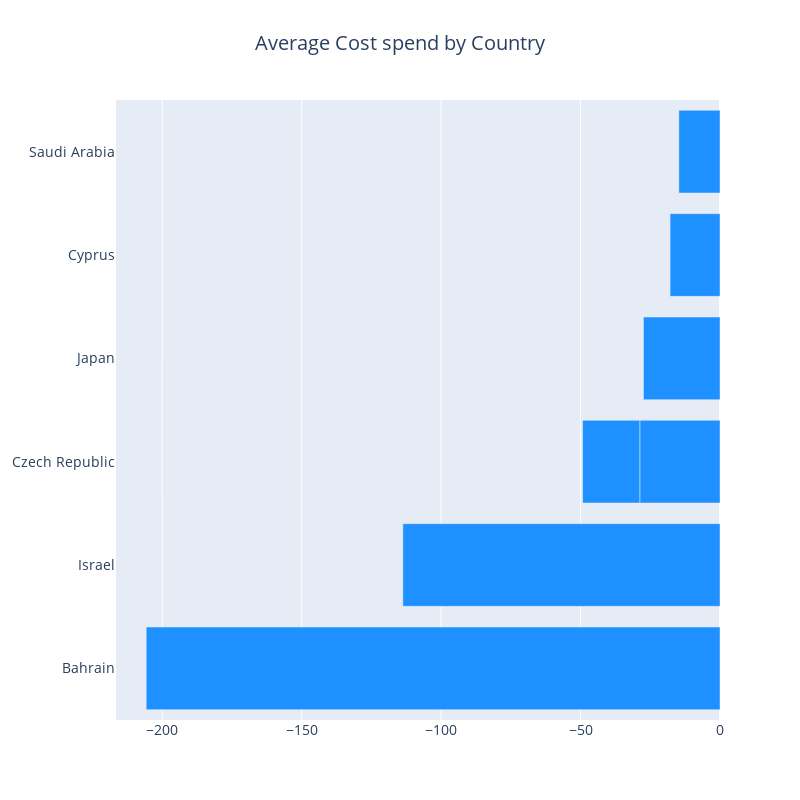

The code cell stored with this chart in its notebook:
### Code cell
temp_df = Data.groupby(["Country","Month"])["TotalCost"].agg(["size", "mean"]).reset_index()
temp_df.columns = ["Country","Month", "Size", "Mean"]
temp_df= temp_df.sort_values(by=['Mean'])

def horizontal_bar_chart(srs, color):
    trace = go.Bar(
        x=temp_df['Mean'].head(7),
        y=temp_df['Country'].head(7),
        showlegend=False,
        orientation = 'h',
        marker=dict(
            color=color,
        ),
    )
    return trace

cnt_srs = temp_df['Mean'].head(7)
layout = go.Layout(
    title=go.layout.Title(
        text="Average Cost spend by Country",
        x=0.5
    ),
    font=dict(size=14),
    width=800,
    height=800,
)

data = [horizontal_bar_chart(cnt_srs, "#1E90FF")]
fig = go.Figure(data=data, layout=layout)
py.iplot(fig, filename="Retail")

### Figure 1 — Plotly figure (JSON) as saved in the notebook; plotly's stock layout.template omitted (floating-point values rounded to 4 significant figures)
{"data": [{"marker": {"color": "#1E90FF"}, "orientation": "h", "showlegend": false, "type": "bar", "x": [-205.7, -113.7, -28.75, -27.45, -20.5, -17.9, -14.75], "y": ["Bahrain", "Israel", "Czech Republic", "Japan", "Czech Republic", "Cyprus", "Saudi Arabia"]}], "layout": {"font": {"size": 14}, "height": 800, "title": {"text": "Average Cost spend by Country", "x": 0.5}, "width": 800}}
